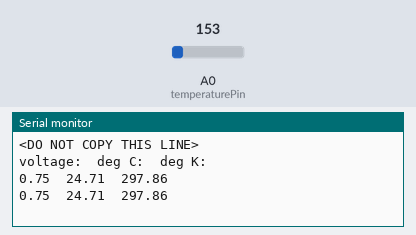
Bench run of a sketch on a simulated Arduino Uno, built with avr-gcc and run on an emulated ATmega328P. Shown: the last lines printed to the serial monitor. The inputs (shaded band) are chosen by the test bench; at power-on: A0 (temperaturePin) = 153.

Above: at 1.8 s.
1.9 s: A0 (temperaturePin) set to 165
At 2.7 s:
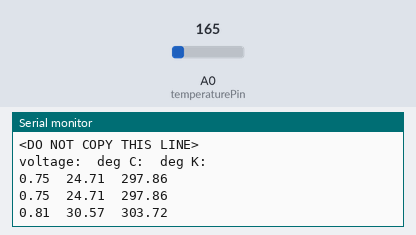
3.4 s: A0 (temperaturePin) set to 175
At 4.8 s:
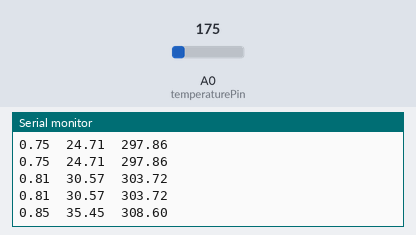
Timing chart, 0 to 6.4 s (numbered marks = the images above; inputs shaded):
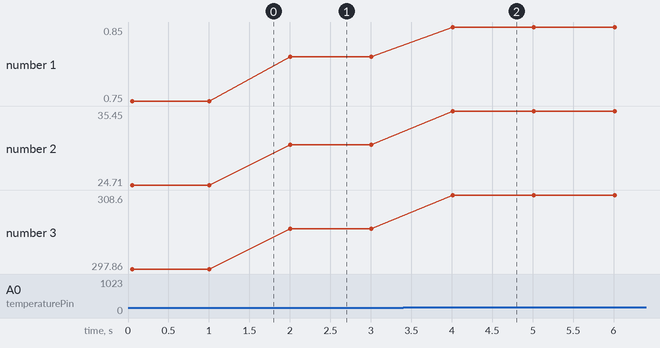

The sketch:

temperature_sensor.ino
```cpp
/*
 HERIOT-WATT UNIVERSITY
 School of Engineering and Physical Sciences
 Mechanical Engineering Laboratory
 Arduino Experiments

 Temperature sensing
 Measure the ambient temperature using a thermistor.
 */
const int temperaturePin = 0;


void setup()
{
  pinMode(temperaturePin, INPUT);
  Serial.begin(9600);
  Serial.println("<DO NOT COPY THIS LINE>");
  Serial.println("");
  //Print the first line of the data (with column names)
  Serial.print("voltage:"); //Serial.print just prints a value
  Serial.print("\t"); // prints a tab character
  Serial.print("deg C:");
  Serial.print("\t");
  Serial.println("deg K:");
  // This will make it easier to copy and paste the data into a spreadsheet.
}

void loop()
{
  float voltage, degreesC, degreesK; //You can declare multiple variables of the same type on one line
  // A float is a floating point number

  voltage = getVoltage(); //Call the method

  degreesC = (voltage - 0.5) * 100.0; //Convert the voltage to degrees Celsius.

  degreesK = degreesC + 273.15; //Convert Celsius to Kelvin

  //Ensure that the baud rate control at the bottom of the window is set to 9600. If it isn't, change it to 9600.)
  Serial.print(voltage);
  Serial.print("\t");
  Serial.print(degreesC);
  Serial.print("\t");
  Serial.println(degreesK); //Serial.println pints/finishes line

  // Wait one second before looping again.
  // Adjust the delay value if you want to read the temperature more frequently than once per second.
  delay(1000);

}

float getVoltage(){
  int reading = analogRead(temperaturePin);
  float voltage = reading * 5.0/1024.0;
  return voltage;
}
```

Measured:
- after the input at 1.9 s, the serial monitor: prints a new line after 0.11 s (image 1)
- after the input at 3.4 s, the serial monitor: prints a new line after 0.61 s (image 2)
- plotted number 1: 0.75 → 0.81 after the input at 1.9 s, 0.81 → 0.85 after the input at 3.4 s
- plotted number 2: 24.71 → 30.57 after the input at 1.9 s, 30.57 → 35.45 after the input at 3.4 s
- plotted number 3: 297.86 → 303.72 after the input at 1.9 s, 303.72 → 308.6 after the input at 3.4 s
